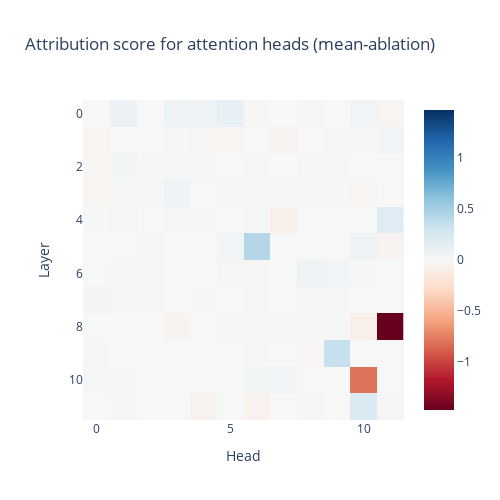

Source (notebook cell):
### Code cell
px.imshow(attribution_score, title="Attribution score for attention heads (mean-ablation)", labels={"x": "Head", "y": "Layer"}, width=500, height=500, color_continuous_midpoint=0.0, color_continuous_scale="RdBu")

### Figure 1 — Plotly figure (JSON) as saved in the notebook; plotly's stock layout.template omitted (floating-point values rounded to 4 significant figures; data arrays with more than 128 entries replaced by an {"elided": "..."} marker saying what was removed)
{"data": [{"coloraxis": "coloraxis", "hovertemplate": "Head: %{x}<br>Layer: %{y}<br>color: %{z}<extra></extra>", "name": "0", "type": "heatmap", "xaxis": "x", "yaxis": "y", "z": {"elided": "12x12 float values"}}], "layout": {"coloraxis": {"cmid": 0, "colorscale": [[0, "rgb(103,0,31)"], [0.1, "rgb(178,24,43)"], [0.2, "rgb(214,96,77)"], [0.3, "rgb(244,165,130)"], [0.4, "rgb(253,219,199)"], [0.5, "rgb(247,247,247)"], [0.6, "rgb(209,229,240)"], [0.7, "rgb(146,197,222)"], [0.8, "rgb(67,147,195)"], [0.9, "rgb(33,102,172)"], [1, "rgb(5,48,97)"]]}, "height": 500, "title": {"text": "Attribution score for attention heads (mean-ablation)"}, "width": 500, "xaxis": {"anchor": "y", "constrain": "domain", "domain": [0, 1], "scaleanchor": "y", "title": {"text": "Head"}}, "yaxis": {"anchor": "x", "autorange": "reversed", "constrain": "domain", "domain": [0, 1], "title": {"text": "Layer"}}}}
